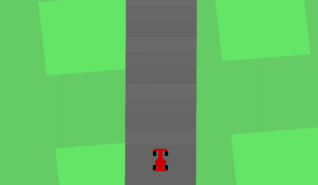
#> input picture exercise 5/image.png, 318 x 185 px
$ jupyter execute --allow-errors 5.CV_Exercise_Features2.ipynb
#> lines starting #> are read from the running program, lines starting #| are printed output that depends on the picture
# Introduction to Computer Vision

Summer Semester 2022, 31.05.2022, Otto von Guericke University Magdeburg.

# 5. Exercise - Features 2

In this exercise, we will again work with the [car racing](https://gym.openai.com/envs/CarRacing-v0/) environment from [Gym](http://gym.openai.com). Our goal is to apply different computer vision approaches to the simulator.

The goal of this exercise is to generate different filter banks for texture extraction on the generated data. For this purpose, the generated images from the last assignment can be used. First, the **OpenCV** functions are used for the filter bank implementation. Then, the filter banks should be implemented without using the **OpenCV** package.

*Important*: You need to install [Gym](http://gym.openai.com) in your system. The installation can be done with pip or by installing from the sources. More information at [https://gym.openai.com/docs/#installation](https://gym.openai.com/docs/#installation).

The solutions for the assignment may be a Python Notebook or .py files. The visual results can be integrated into the notebook or a PDF document.

## A.  Scale-invariant feature transform (SIFT)

In this exercise, the SIFT algorithm should be developed for Car Racing images. It should be programmed from scratch, while the gradients can be extracted using the Sobel operator of **OpenCV**. All steps of SIFT will be programmed from the beginning, while NumPy or other python modules can be employed. It is required to implement the keypoint detection, descriptor extraction and finally perform matching between two consecutive images from the Car Racing demo.

[cell 1]
import numpy as np
import matplotlib.pyplot as plt
import cv2
from functools import cmp_to_key
import logging


logger = logging.getLogger(__name__)
float_tolerance = 1e-7

[cell 2]
def baseImageGeneration(image, sigma, assumed_blur):
    """Generate base image from input image by upsampling by 2 in both directions and blurring
    """
    logger.debug('Generating base image...')
    image = resize(image, (0, 0), fx=2, fy=2, interpolation=INTER_LINEAR)
    sigma_diff = sqrt(max((sigma ** 2) - ((2 * assumed_blur) ** 2), 0.01))
    return GaussianBlur(image, (0, 0), sigmaX=sigma_diff, sigmaY=sigma_diff)  # the image blur is now sigma instead of assumed_blur

[cell 3]
def computeOctaves(image_shape):
    """Compute number of octaves in image pyramid as function of base image shape (OpenCV default)
    """
    return int(round(log(min(image_shape)) / log(2) - 1))

[cell 4]
def gaussianKernelsGeneration(sigma, num_intervals):
    """Generate list of gaussian kernels at which to blur the input image. Default values of sigma, intervals, and octaves follow section 3 of Lowe's paper.
    """
    logger.debug('Generating scales...')
    num_images_per_octave = num_intervals + 3
    k = 2 ** (1. / num_intervals)
    gaussian_kernels = zeros(num_images_per_octave)  # scale of gaussian blur necessary to go from one blur scale to the next within an octave
    gaussian_kernels[0] = sigma

    for image_index in range(1, num_images_per_octave):
        sigma_previous = (k ** (image_index - 1)) * sigma
        sigma_total = k * sigma_previous
        gaussian_kernels[image_index] = sqrt(sigma_total ** 2 - sigma_previous ** 2)
    return gaussian_kernels

[cell 5]
def gaussianImagesGeneration(image, num_octaves, gaussian_kernels):
    """Generate scale-space pyramid of Gaussian images
    """
    logger.debug('Generating Gaussian images...')
    gaussian_images = []

    for octave_index in range(num_octaves):
        gaussian_images_in_octave = []
        gaussian_images_in_octave.append(image)  # first image in octave already has the correct blur
        for gaussian_kernel in gaussian_kernels[1:]:
            image = GaussianBlur(image, (0, 0), sigmaX=gaussian_kernel, sigmaY=gaussian_kernel)
            gaussian_images_in_octave.append(image)
        gaussian_images.append(gaussian_images_in_octave)
        octave_base = gaussian_images_in_octave[-3]
        image = resize(octave_base, (int(octave_base.shape[1] / 2), int(octave_base.shape[0] / 2)), interpolation=INTER_NEAREST)
    return array(gaussian_images)

[cell 6]
# [12 lines left out: function DoGImagesGeneration, not called in this run]

[cell 7]
# [20 lines left out: function findScaleSpaceExtrema, not called in this run]

[cell 8]
# [20 lines left out: function isPixelAnExtremum, not called in this run]

[cell 9]
# [44 lines left out: function localizeExtremumViaQuadraticFit, not called in this run]

[cell 10]
# [10 lines left out: function computeGradientAtCenterPixel, not called in this run]

[cell 11]
# [18 lines left out: function computeHessianAtCenterPixel, not called in this run]

[cell 12]
# [45 lines left out: function computeKeypointsWithOrientations, not called in this run]

[cell 13]
# [16 lines left out: function keyPointComparison, not called in this run]

[cell 14]
# [17 lines left out: function removeDuplicateKeypoints, not called in this run]

[cell 15]
# [10 lines left out: function convertKeypointsToInputImageSize, not called in this run]

[cell 16]
# [9 lines left out: function unpackOctave, not called in this run]

[cell 17]
# [93 lines left out: function generateDescriptors, not called in this run]

[cell 18]
from cv2 import resize, GaussianBlur, subtract, KeyPoint, INTER_LINEAR, INTER_NEAREST
from numpy import all, any, array, arctan2, cos, sin, exp, dot, log, logical_and, roll, sqrt, stack, trace, unravel_index, pi, deg2rad, rad2deg, where, zeros, floor, full, nan, isnan, round, float32
from numpy.linalg import det, lstsq, norm

def computeKeypointsAndDescriptors(image, sigma=1.6, num_intervals=3, assumed_blur=0.5, image_border_width=5):
    """Compute SIFT keypoints and descriptors for an input image
    """
    image = image.astype('float32')
    base_image = baseImageGeneration(image, sigma, assumed_blur)
    num_octaves = computeOctaves(base_image.shape)
    gaussian_kernels = gaussianKernelsGeneration(sigma, num_intervals)
    gaussian_images = gaussianImagesGeneration(base_image, num_octaves, gaussian_kernels)
    dog_images = DoGImagesGeneration(gaussian_images)
    keypoints = findScaleSpaceExtrema(gaussian_images, dog_images, num_intervals, sigma, image_border_width)
    keypoints = removeDuplicateKeypoints(keypoints)
    keypoints = convertKeypointsToInputImageSize(keypoints)
    descriptors = generateDescriptors(keypoints, gaussian_images)
    return keypoints, descriptors

[cell 19]
MIN_MATCH_COUNT = 10

[cell 20]
img1 = cv2.imread(r"image.png", 0)           # queryImage
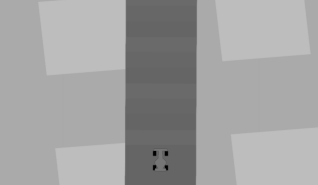
#> img1: shape (185, 318); min 0, max 189, mean 160.9
img2 = cv2.imread(r"image_test.png", 0)
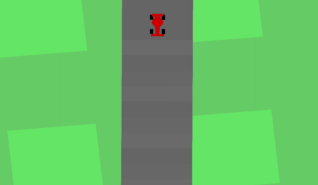
#> input picture exercise 5/image_test.png, 318 x 185 px
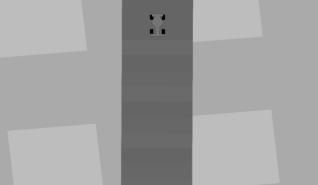
#> img2: shape (185, 318); min 0, max 189, mean 160.9

#> (a cell that did not finish here is left out)

#> the loop in gaussianImagesGeneration, `for octave_index in range(num_octaves):` made 8 passes
#> image on pass 7: [[164.6, 161.9, 156.8, 153.9], [164.4, 161.7, 156.6, 153.7]]
#> (octave_base, image) on pass 8: ([[159.3, 159.2, 159.1, 159.1], [159.3, 159.2, 159.1, 159.1]], [[159.3, 159.1]])
#> after the loop in gaussianImagesGeneration, `for octave_index in range(num_octaves):`: gaussian_images = 8 items
